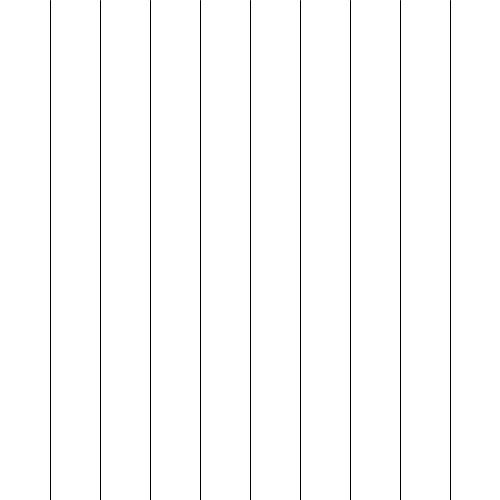
Frame 1 (no input)
Frame 60 (the mouse pressed at the canvas centre just before this capture): identical to frame 1, image omitted
Frame 120 (the mouse held since frame 60 and released just before this capture): identical to frame 1, image omitted

The Processing sketch that drew this single still picture (run headless with seeded random() and noise(); from frame 60 on, the mouse is pressed at the canvas centre):

// Processing sketch: sketch09_linien_ohneLoop
// ── sketch09_linien_ohneLoop.pde
void setup() {
  size(500, 500);
  stroke(0, 0, 0);
}


void draw() {

  background(255, 255, 255);

  line(50, 0, 50, height);

  line(50*2, 0, 50*2, height);

  line(50*3, 0, 50*3, height);

  line(50*4, 0, 50*4, height);

  line(50*5, 0, 50*5, height);

  line(50*6, 0, 50*6, height);

  line(50*7, 0, 50*7, height);

  line(50*8, 0, 50*8, height);

  line(50*9, 0, 50*9, height);
}
